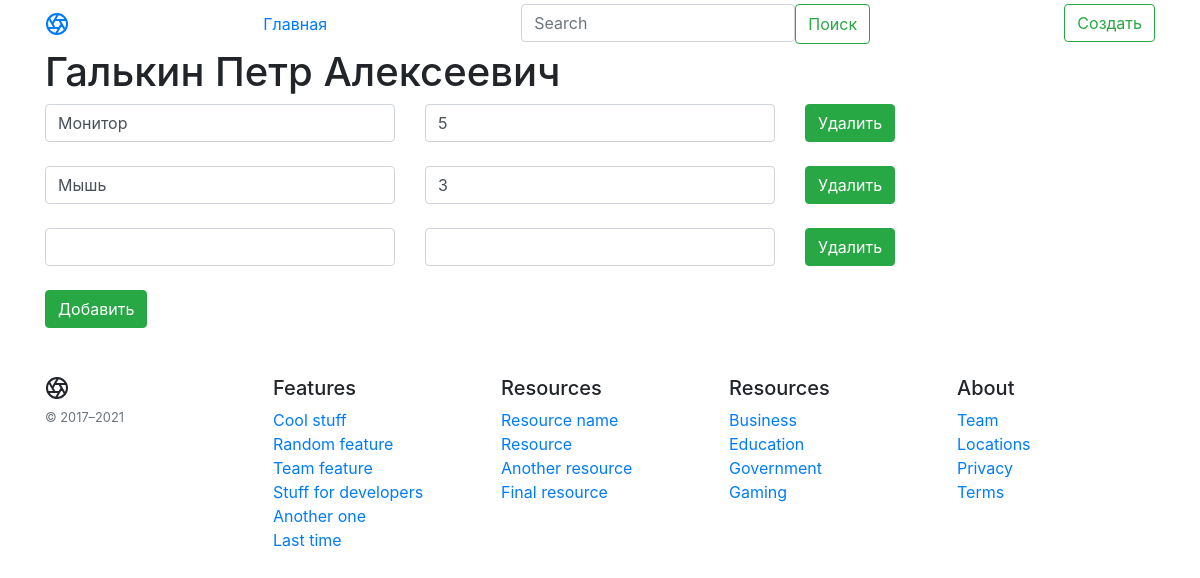
Before: /inventory/15 with the older database file.
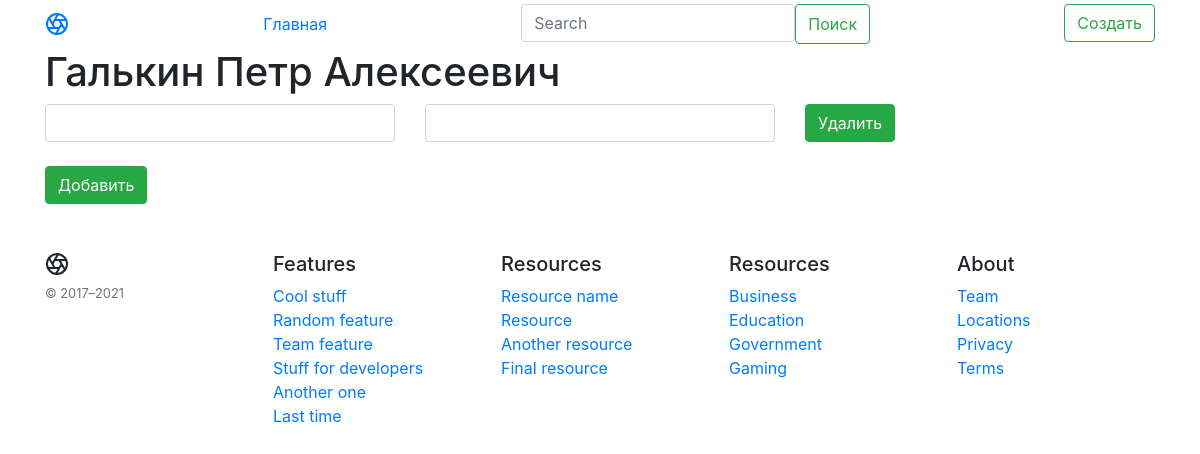
After: the same page with the newer database file.
### main.py (models this page shows, shortened)
class Article(db.Model):
    id = db.Column(db.Integer, primary_key=True)
    title = db.Column(db.String(100), nullable=False)
    intro = db.Column(db.String(300), nullable=False)
    date = db.Column(db.DateTime, default=datetime.utcnow)

class Equipment(db.Model):
    id = db.Column(db.Integer, primary_key=True)
    eq = db.Column(db.String(100), nullable=False)
    col = db.Column(db.Integer, nullable=False)
    user_id = db.Column(db.Integer, db.ForeignKey('article.id'))

### main.py (the view)
@app.route('/inventory/<int:id>')
def equip(id):
    article = Article.query.get(id)
    equipment = Equipment.query.all()
    return render_template("eq.html", article=int(article.id), equipment=equipment, name=article)

### templates/eq.html (shortened to what this page needs)
{% extends 'base.html' %}
{% block body %}
<div class="container">
    <h1>{{ name.title }}</h1>
    {% for el in equipment %}
    {% if el.user_id == article %}
    <form action="/inventory/{{ name.id }}/{{ el.id }}/updateeq" method="POST">
        <div class="row">
            <div class="col"><input type="text" name="eq" id="eq" class="form-control" value="{{ el.eq }}">
            </div>
            <div class="col">
                <input name="col" id="col" class="form-control" value="{{ el.col }}">
            </div>
            <div class="col">
                <a href="/inventory/{{ name.id }}/{{ el.id }}/deleteeq" class="btn btn-success">Удалить</a>
            </div>
        </div>
        <br>
        {% endif %}
        {% endfor %}
    </form>
    <form action="/inventory/{{ name.id }}/{{ equipment[-1].id+1 }}/new/{{ equipment[-1].id }}" method="POST">
        <div class="row">
            <div class="col"><input type="text" name="eq_id" id="eq_id" class="form-control"></div>
            <div class="col"><input name="col_id" id="col_id" class="form-control"></div>
            <div class="col"><a href="/inventory/{{ name.id }}/{{ equipment[-1].id }}/deleteeq" class="btn btn-success">Удалить</a>
            </div>
        </div>
        <br>
        <button type="submit" class="btn btn-success">Добавить</button>
    </form>
</div>
{% endblock %}

### templates/base.html (shortened to what this page needs)
<!doctype html>
<html lang="en">
<head>
    <link rel="stylesheet" href="https://stackpath.bootstrapcdn.com/bootstrap/4.5.2/css/bootstrap.min.css">
</head>
<body>
<header class="site-header sticky-top py-1">
    <nav class="container d-flex flex-column flex-md-row justify-content-between">
        <a class="py-2" href="/" aria-label="Product">
        </a>
        <a class="py-2 d-none d-md-inline-block" href="/">Главная</a>
        <form class="d-flex" method="GET">
            <input name="q" value="{{ request.args.get('q','') }}" class="form-control me-2" type="search" placeholder="Search" aria-label="Search">
            <button class="btn btn-outline-success" type="submit">Поиск</button>
        </form>
        <form action="/create-article" method="post">
            <button class="btn btn-outline-success" type="submit">Создать</button>
        </form>
    </nav>
</header>
{% block body %}{% endblock %}
<footer class="container py-5">
    <div class="row">
        <div class="col-12 col-md">
            <small class="d-block mb-3 text-muted">© 2017–2021</small>
        </div>
        <div class="col-6 col-md">
            <h5>Features</h5>
            <ul class="list-unstyled text-small">
                <li><a class="link-secondary" href="#">Cool stuff</a></li>
                <li><a class="link-secondary" href="#">Random feature</a></li>
                <li><a class="link-secondary" href="#">Team feature</a></li>
                <li><a class="link-secondary" href="#">Stuff for developers</a></li>
                <li><a class="link-secondary" href="#">Another one</a></li>
                <li><a class="link-secondary" href="#">Last time</a></li>
            </ul>
        </div>
        <div class="col-6 col-md">
            <h5>Resources</h5>
            <ul class="list-unstyled text-small">
                <li><a class="link-secondary" href="#">Resource name</a></li>
                <li><a class="link-secondary" href="#">Resource</a></li>
                <li><a class="link-secondary" href="#">Another resource</a></li>
                <li><a class="link-secondary" href="#">Final resource</a></li>
            </ul>
        </div>
        <div class="col-6 col-md">
            <h5>Resources</h5>
            <ul class="list-unstyled text-small">
                <li><a class="link-secondary" href="#">Business</a></li>
                <li><a class="link-secondary" href="#">Education</a></li>
                <li><a class="link-secondary" href="#">Government</a></li>
                <li><a class="link-secondary" href="#">Gaming</a></li>
            </ul>
        </div>
        <div class="col-6 col-md">
            <h5>About</h5>
            <ul class="list-unstyled text-small">
                <li><a class="link-secondary" href="#">Team</a></li>
                <li><a class="link-secondary" href="#">Locations</a></li>
                <li><a class="link-secondary" href="#">Privacy</a></li>
                <li><a class="link-secondary" href="#">Terms</a></li>
            </ul>
        </div>
    </div>
</footer>
</body>
</html>

Changed rows visible on the page:
removed Equipment: eq "Монитор", col "5"
removed Equipment: eq "Мышь", col "3"
